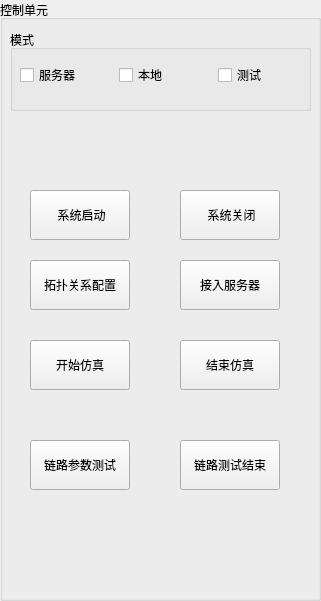
   <widget class="QGroupBox" name="groupBox_ctrl">
    <property name="geometry">
     <rect>
      <x>10</x>
      <y>0</y>
      <width>321</width>
      <height>601</height>
     </rect>
    </property>
    <property name="title">
     <string>控制单元</string>
    </property>
    <widget class="QGroupBox" name="groupBox">
     <property name="geometry">
      <rect>
       <x>10</x>
       <y>30</y>
       <width>301</width>
       <height>81</height>
      </rect>
     </property>
     <property name="title">
      <string>模式</string>
     </property>
     <widget class="QWidget" name="layoutWidget">
      <property name="geometry">
       <rect>
        <x>10</x>
        <y>20</y>
        <width>291</width>
        <height>51</height>
       </rect>
      </property>
      <layout class="QHBoxLayout" name="horizontalLayout_2">
       <item>
        <widget class="QCheckBox" name="checkBox_server">
         <property name="text">
          <string>服务器</string>
         </property>
        </widget>
       </item>
       <item>
        <widget class="QCheckBox" name="checkBox_local">
         <property name="text">
          <string>本地</string>
         </property>
        </widget>
       </item>
       <item>
        <widget class="QCheckBox" name="checkBox_test">
         <property name="text">
          <string>测试</string>
         </property>
        </widget>
       </item>
      </layout>
     </widget>
    </widget>
    <widget class="QPushButton" name="pushButton_start">
     <property name="geometry">
      <rect>
       <x>30</x>
       <y>190</y>
       <width>100</width>
       <height>50</height>
      </rect>
     </property>
     <property name="text">
      <string> 系统启动</string>
     </property>
    </widget>
    <widget class="QPushButton" name="pushButton_end">
     <property name="geometry">
      <rect>
       <x>180</x>
       <y>190</y>
       <width>100</width>
       <height>50</height>
      </rect>
     </property>
     <property name="text">
      <string> 系统关闭</string>
     </property>
    </widget>
    <widget class="QPushButton" name="pushButton_top">
     <property name="geometry">
      <rect>
       <x>30</x>
       <y>260</y>
       <width>100</width>
       <height>50</height>
      </rect>
     </property>
     <property name="text">
      <string>拓扑关系配置</string>
     </property>
    </widget>
    <widget class="QPushButton" name="pushButton_link_end">
     <property name="geometry">
      <rect>
       <x>180</x>
       <y>440</y>
       <width>100</width>
       <height>50</height>
      </rect>
     </property>
     <property name="text">
      <string>链路测试结束</string>
     </property>
    </widget>
    <widget class="QPushButton" name="pushButton_link_start">
     <property name="geometry">
      <rect>
       <x>30</x>
       <y>440</y>
       <width>100</width>
       <height>50</height>
      </rect>
     </property>
     <property name="text">
      <string>链路参数测试</string>
     </property>
    </widget>
    <widget class="QPushButton" name="pushButton_sim_start">
     <property name="geometry">
      <rect>
       <x>30</x>
       <y>340</y>
       <width>100</width>
       <height>50</height>
      </rect>
     </property>
     <property name="text">
      <string>开始仿真</string>
     </property>
    </widget>
    <widget class="QPushButton" name="pushButton_sim_end">
     <property name="geometry">
      <rect>
       <x>180</x>
       <y>340</y>
       <width>100</width>
       <height>50</height>
      </rect>
     </property>
     <property name="text">
      <string>结束仿真</string>
     </property>
    </widget>
    <widget class="QPushButton" name="pushButton_readserver">
     <property name="geometry">
      <rect>
       <x>180</x>
       <y>260</y>
       <width>100</width>
       <height>50</height>
      </rect>
     </property>
     <property name="text">
      <string>接入服务器</string>
     </property>
    </widget>
   </widget>
